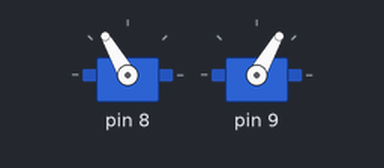
The sketch below on a simulated Arduino Uno, built with avr-gcc and run on an emulated ATmega328P. Parts: 2 × servo.

Above: at 0.1 s.
Timing chart, 0 to 1.6 s (numbered marks = the images above):
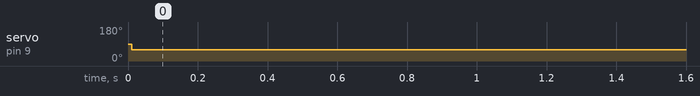

Measured:
- by itself, servo on pin 9: 90° → 60° at 0.01 s

The sketch:

calibrarRecto.ino
```cpp
#include <Servo.h>

Servo servos[13];

/***   Global variables   ***/

/***   Function declaration   ***/

void setup()
{
  servos[8].attach(8);

  servos[9].attach(9);

}


void loop()
{
  int giroDrch=120;//ajustamos el valor del motor derecho(valor entre 91 y 180)
  int giroIzq=60;//ajustamos el valor del motor izquierdo(valor entre 0 y 89)
  servos[8].write(giroDrch);
  delay(10);
  servos[9].write(giroIzq);
  delay(10);

}

/***   Function definition   ***/
```
